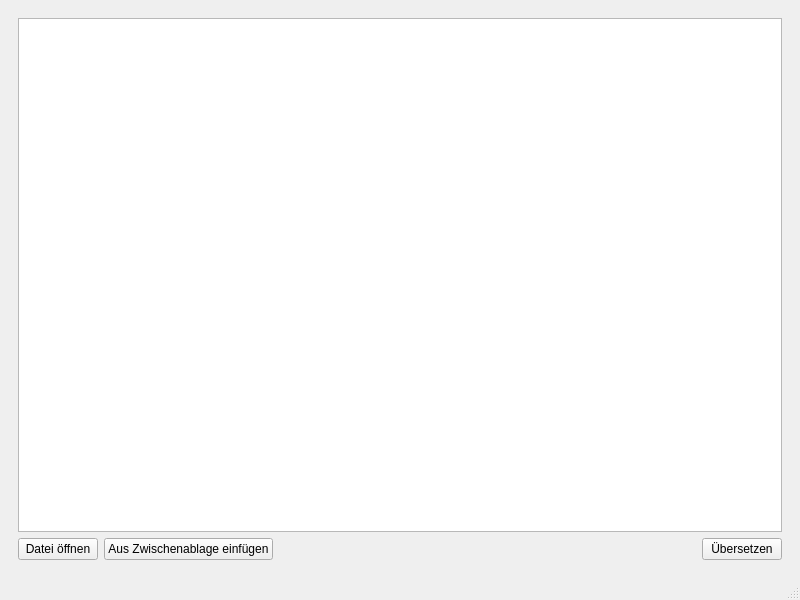
<?xml version="1.0" encoding="UTF-8"?>
<ui version="4.0">
 <class>MainWindow</class>
 <widget class="QMainWindow" name="MainWindow">
  <property name="geometry">
   <rect>
    <x>0</x>
    <y>0</y>
    <width>800</width>
    <height>600</height>
   </rect>
  </property>
  <property name="windowTitle">
   <string>MainWindow</string>
  </property>
  <widget class="QWidget" name="centralwidget">
   <layout class="QVBoxLayout" name="verticalLayout_2">
    <item>
     <widget class="QStackedWidget" name="stackedWidget">
      <property name="currentIndex">
       <number>0</number>
      </property>
      <widget class="QWidget" name="page">
       <layout class="QVBoxLayout" name="verticalLayout">
        <item>
         <widget class="QPlainTextEdit" name="plainTextEdit">
          <property name="font">
           <font>
            <pointsize>25</pointsize>
           </font>
          </property>
         </widget>
        </item>
        <item>
         <layout class="QHBoxLayout" name="horizontalLayout">
          <item>
           <widget class="QPushButton" name="pushButton_openfile">
            <property name="text">
             <string>Datei öffnen</string>
            </property>
           </widget>
          </item>
          <item>
           <widget class="QPushButton" name="pushButton_zwischenablage">
            <property name="text">
             <string>Aus Zwischenablage einfügen</string>
            </property>
           </widget>
          </item>
          <item>
           <spacer name="horizontalSpacer">
            <property name="orientation">
             <enum>Qt::Orientation::Horizontal</enum>
            </property>
            <property name="sizeHint" stdset="0">
             <size>
              <width>40</width>
              <height>20</height>
             </size>
            </property>
           </spacer>
          </item>
          <item>
           <widget class="QPushButton" name="pushButton_trans">
            <property name="text">
             <string>Übersetzen</string>
            </property>
           </widget>
          </item>
         </layout>
        </item>
       </layout>
      </widget>
      <widget class="QWidget" name="page_2">
       <layout class="QGridLayout" name="gridLayout">
        <item row="0" column="0">
         <widget class="QLabel" name="label">
          <property name="font">
           <font>
            <pointsize>20</pointsize>
           </font>
          </property>
          <property name="text">
           <string>Wird übersetzt...</string>
          </property>
          <property name="alignment">
           <set>Qt::AlignmentFlag::AlignCenter</set>
          </property>
         </widget>
        </item>
       </layout>
      </widget>
      <widget class="QWidget" name="page_3">
       <layout class="QVBoxLayout" name="verticalLayout_3">
        <item>
         <widget class="QLabel" name="label_2">
          <property name="text">
           <string/>
          </property>
          <property name="pixmap">
           <pixmap>../TransLingo/a.jpg</pixmap>
          </property>
          <property name="scaledContents">
           <bool>false</bool>
          </property>
          <property name="alignment">
           <set>Qt::AlignmentFlag::AlignCenter</set>
          </property>
         </widget>
        </item>
        <item>
         <widget class="QPushButton" name="pushButton">
          <property name="text">
           <string>Zurück</string>
          </property>
         </widget>
        </item>
       </layout>
      </widget>
     </widget>
    </item>
   </layout>
  </widget>
  <widget class="QMenuBar" name="menubar">
   <property name="geometry">
    <rect>
     <x>0</x>
     <y>0</y>
     <width>800</width>
     <height>23</height>
    </rect>
   </property>
  </widget>
  <widget class="QStatusBar" name="statusbar"/>
 </widget>
 <resources/>
 <connections/>
</ui>
